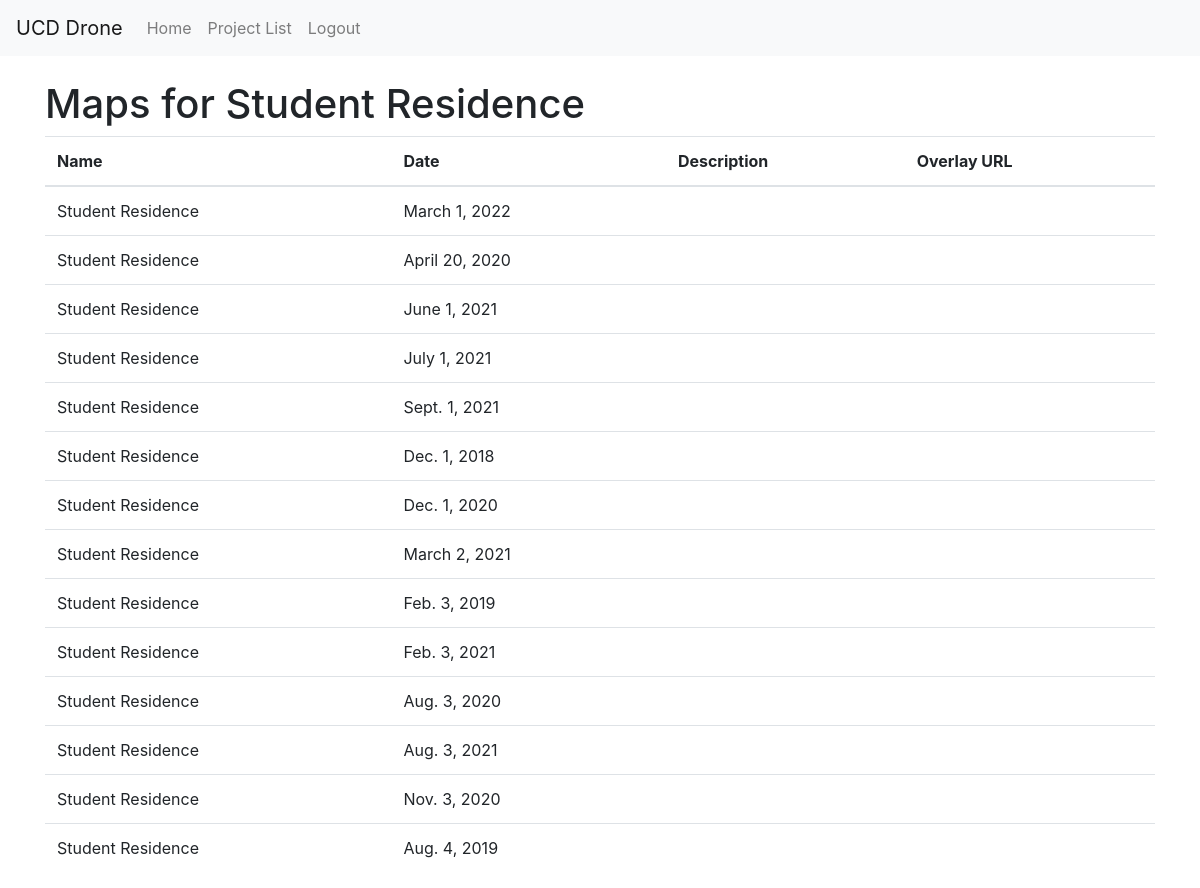
/projects/25f69771-90f7-4bea-bc27-c355e32fe944/maps/, run on the app's committed database.
### projects/models.py (models this page shows, shortened)
class Project(models.Model):
    id = models.UUIDField(primary_key=True, default=uuid.uuid4, editable=False)
    name = models.CharField(max_length=100)
    date = models.DateField()
    labels = models.ManyToManyField(Label)
    thumbnail = models.ImageField(upload_to='projects/thumbnails/')
    sw_lat = models.DecimalField(max_digits=9, decimal_places=6, verbose_name="Southwest Latitude", default=53.299927)
    sw_lng = models.DecimalField(max_digits=9, decimal_places=6, verbose_name="Southwest Longitude", default = -6.240273)
    ne_lat = models.DecimalField(max_digits=9, decimal_places=6, verbose_name="Northeast Latitude", default = 53.313447)
    ne_lng = models.DecimalField(max_digits=9, decimal_places=6, verbose_name="Northeast Longitude", default = -6.205402)

class Map(models.Model):
    id = models.UUIDField(primary_key=True, default=uuid.uuid4, editable=False)
    project = models.ForeignKey(Project, related_name='maps', on_delete=models.CASCADE)
    date = models.DateField(default=timezone.now)
    description = models.TextField(blank=True, null=True)  # Optional description field
    gcs_url = models.URLField(blank=True, null=True)  # Optional Google Cloud Storage URL field

### projects/views.py (the view)
# urls.py: path('projects/<uuid:project_id>/maps/', project_map_list, name='project_map_list'),
def project_map_list(request, project_id):
    project = get_object_or_404(Project, id=project_id)
    maps = project.maps.all()
    return render(request, 'projects/project_map_list.html', {'project': project, 'maps': maps})

### projects/templates/projects/project_map_list.html (shortened to what this page needs)
{% extends "base.html" %}
{% block content %}
    <div>
        <div>
            <h1>Maps for {{ project.name }}</h1>
        </div>
    </div>
    <table class="table">
        <thead>
            <tr>
                <th scope="col">Name</th>
                <th scope="col">Date</th>
                <th scope="col">Description</th>
                <th scope="col">Overlay URL</th>
            </tr>
        </thead>
        <tbody>
            {% for map in maps %}
                <tr>
                    <td>{{ project.name }}</td>
                    <td>{{ map.date }}</td>
                    <td>{{ map.description }}</td>
                    <td>
                    </td>
                </tr>
            {% endfor %}
        </tbody>
    </table>
{% endblock %}

### data on the page
Project: name "Student Residence"
Map: date "March 1, 2022"
Map: date "April 20, 2020"
Map: date "June 1, 2021"
Map: date "July 1, 2021"
Map: date "Sept. 1, 2021"
Map: date "Dec. 1, 2018"
Map: date "Dec. 1, 2020"
Map: date "March 2, 2021"
Map: date "Feb. 3, 2019"
Map: date "Feb. 3, 2021"
Map: date "Aug. 3, 2020"
Map: date "Aug. 3, 2021"
Map: date "Nov. 3, 2020"
Map: date "Aug. 4, 2019"
